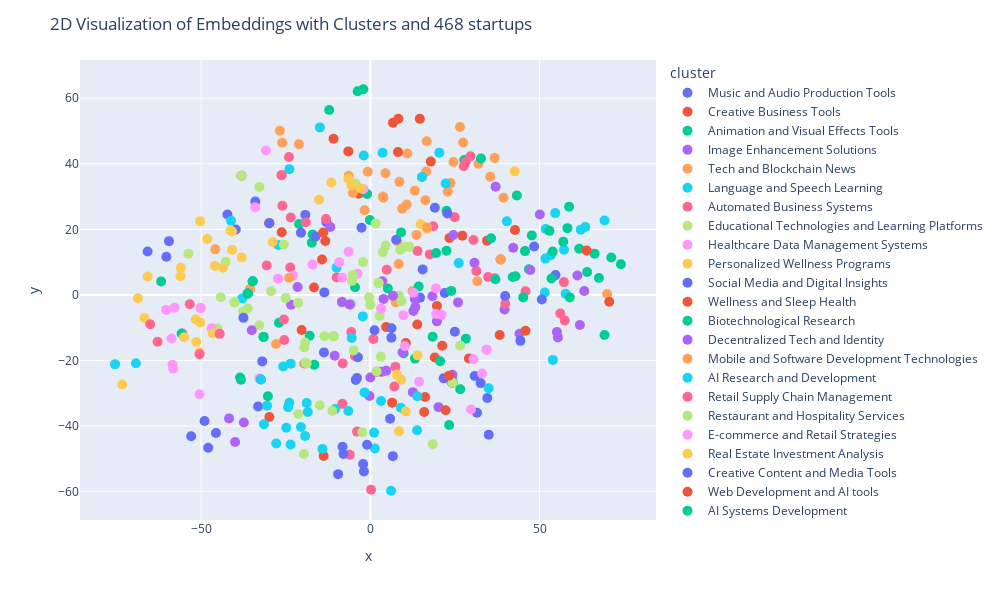

Here is the notebook cell this chart was saved with:
### Code cell
embeddings = np.vstack(sample_df['openai_embedding_industry'].values)

# Apply t-SNE to the embeddings with 3 components for 3D visualization
tsne = TSNE(n_components=3, perplexity=30, n_iter=1000)
tsne_results = tsne.fit_transform(embeddings)

# Prepare DataFrame for Plotly
plot_df = pd.DataFrame(tsne_results[:, [0,1]], columns=['x', 'y'])
plot_df['cluster'] =sample_df["generated_cluster_label"]
plot_df['generated_cluster_label'] = sample_df["generated_cluster_label"] #+ " XX " + sample_df['Tasks/Jobs']
# Plot using Plotly with clusters
fig = px.scatter(plot_df, x='x', y='y',
                 color='cluster',
                 hover_data=['generated_cluster_label'])
fig.update_traces(marker_size=10)
fig.update_layout(
    title=f"2D Visualization of Embeddings with Clusters and {len(sample_df)} startups", 
    hovermode='closest',
    width=1000,  # Set the width of the figure
    height=600  # Set the height of the figure
)
fig.show()
